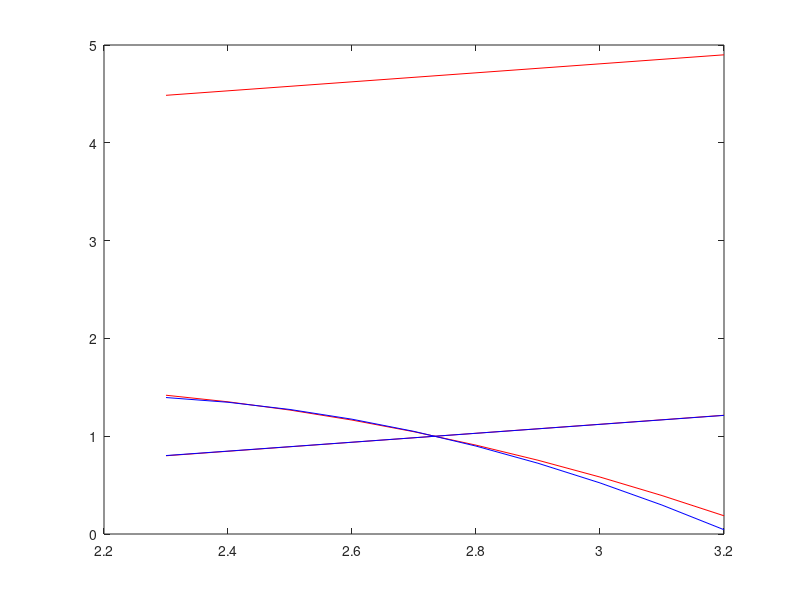

Here is the MATLAB script that generated this plot: (Note: this script raises an error after producing the figure.)
s1ab_s2_xyz_fit_map.p1=-0.8722;
s1ab_s2_xyz_fit_map.p2=3.4276;
c1=1-s1ab_s2_xyz_fit_map.p1.*2.7347.^2-2.7347.*s1ab_s2_xyz_fit_map.p2;
s1ab_s2_xyz_fit_map.p3=c1;

s1ab_s1_xyz_fit_map.p1=0.46;
b2=1-2.7347.*s1ab_s1_xyz_fit_map.p1;
s1ab_s1_xyz_fit_map.p2=b2;

x=[2.3:0.1:3.2];

%Kr2p18
y=s1ab_s2_xyz_fit_map.p1.*x.^2+s1ab_s2_xyz_fit_map.p2.*x+s1ab_s2_xyz_fit_map.p3;
plot(x,y,'-r')
hold on;
y=s1ab_s1_xyz_fit_map.p1.*x+s1ab_s2_xyz_fit_map.p2;
plot(x,y,'-r')
y=s1ab_s1_xyz_fit_map.p1.*x+s1ab_s1_xyz_fit_map.p2;
plot(x,y,'-r')

%S1aMethod, renormalized to Kr2p18 center
s1ab_s2_xyz_fit_map.p1=-1.2500;
s1ab_s2_xyz_fit_map.p2=5.4000;
s1ab_s2_xyz_fit_map.p3=-4.4369;


s1ab_s1_xyz_fit_map.p1=0.0025;
s1ab_s1_xyz_fit_map.p2=0.4424;
s1ab_s1_xyz_fit_map.p3=-0.2289;

y=(s1ab_s2_xyz_fit_map.p1.*x.^2+s1ab_s2_xyz_fit_map.p2.*x+s1ab_s2_xyz_fit_map.p3)./(s1ab_s2_xyz_fit_map.p1.*2.7347.^2+s1ab_s2_xyz_fit_map.p2.*2.7347+s1ab_s2_xyz_fit_map.p3);
plot(x,y,'-b')
y=(s1ab_s1_xyz_fit_map.p1.*x.^2+s1ab_s1_xyz_fit_map.p2.*x+s1ab_s1_xyz_fit_map.p3)./(s1ab_s1_xyz_fit_map.p1.*2.7347.^2+s1ab_s1_xyz_fit_map.p2.*2.7347+s1ab_s1_xyz_fit_map.p3);
plot(x,y,'-b')

myfigview(16); xlabel('S1a/S1b'); ylabel('Field Strength');
legend('Kr2.18 - S2 Field Effect','Kr2.18 - S1 Field Effect','S1a Method - S2 Field Effect','S1a Method - S1 Field Effect');